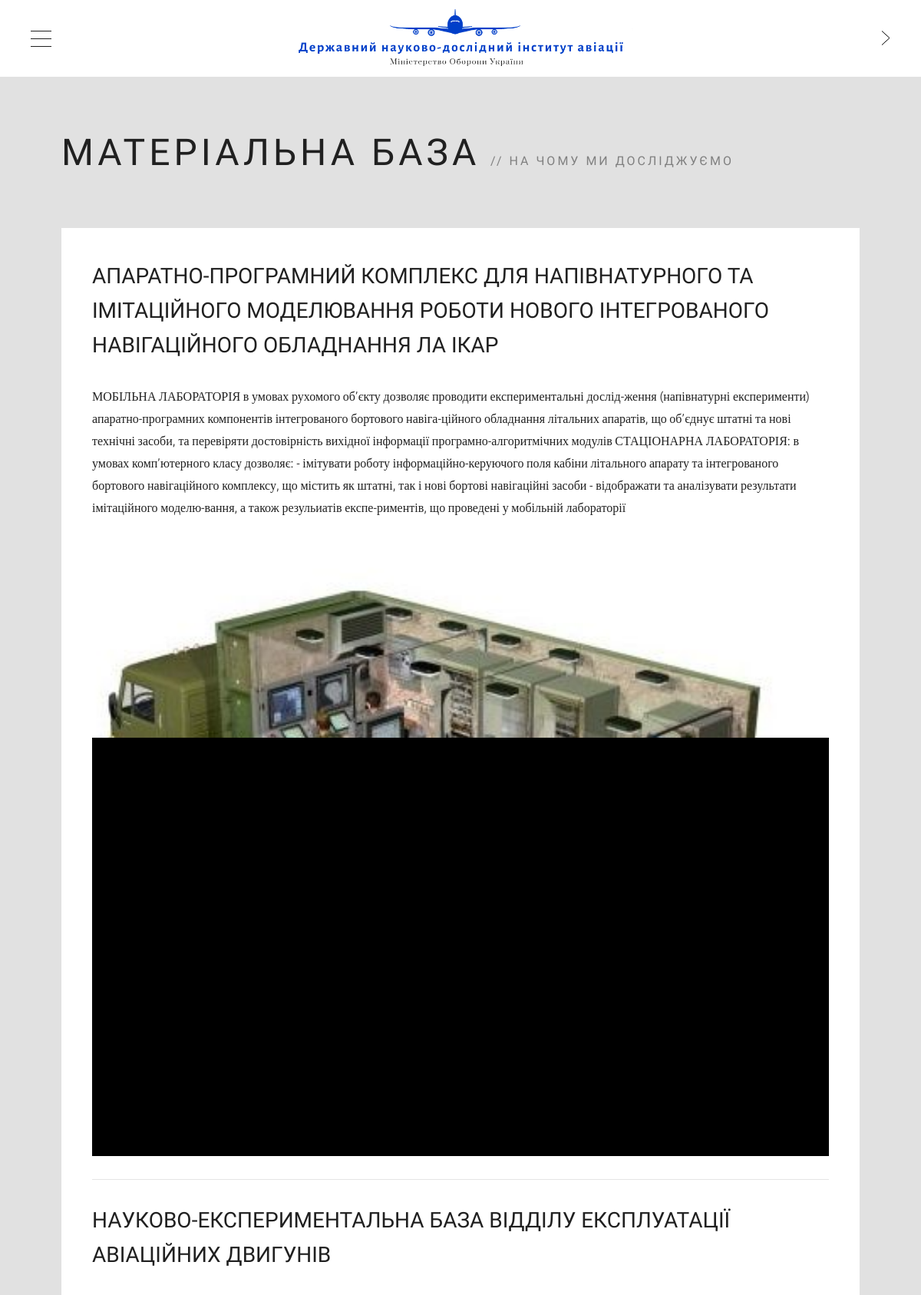
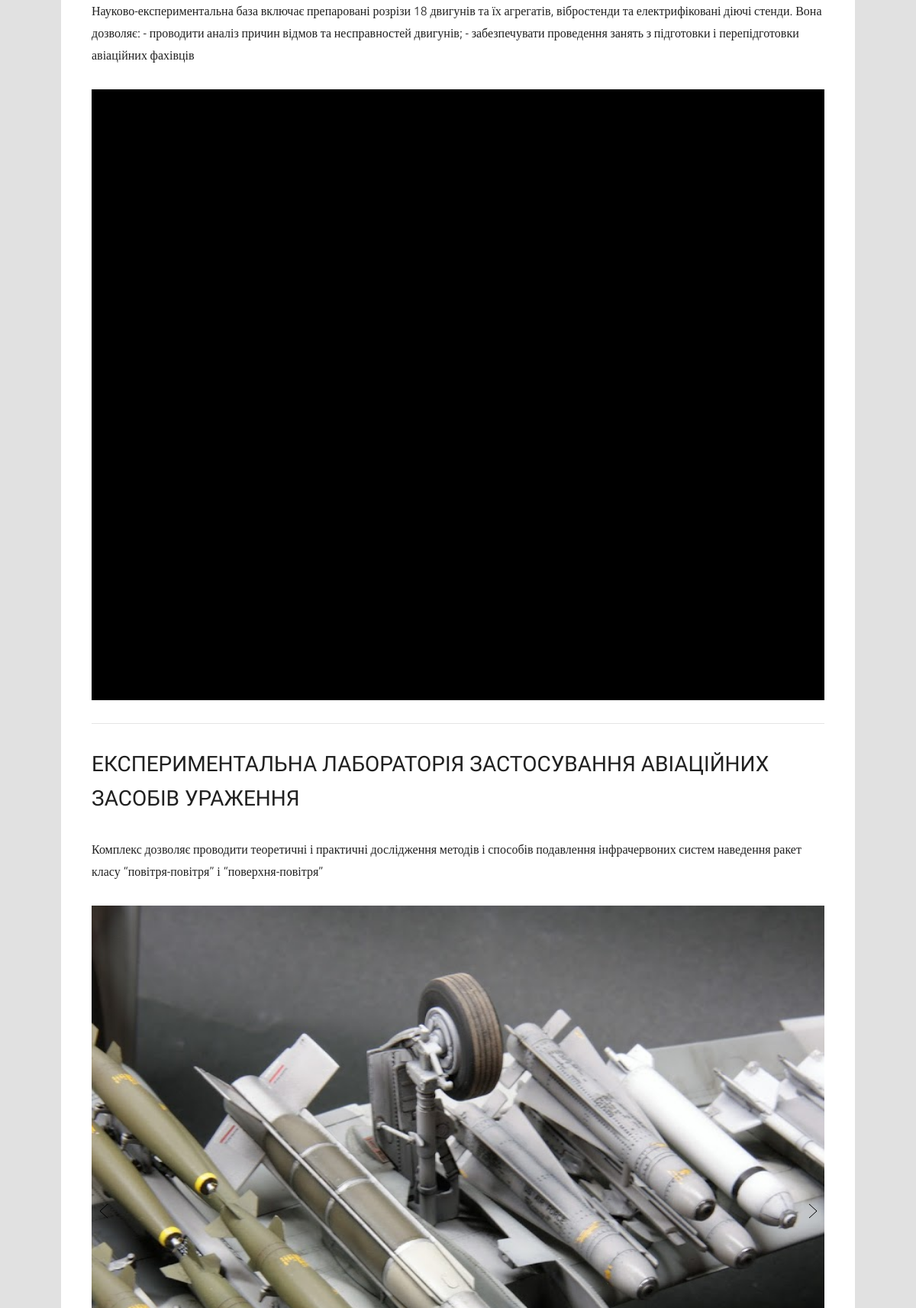
Screenshot of /progress/matbase/ (upper part) with the database file from the repository (2 pictures, top to bottom).
### dndiaSite/apps/progress/models.py (models this page shows, shortened)
class Progress_Matbase(models.Model):
    header1 = models.CharField(blank=True, max_length=150, verbose_name='Название материальной базы №1')
    text1 = models.TextField(blank=True, max_length=2500, verbose_name='Описание материальной базы №1')
    img1_1 = models.ImageField(blank=True, upload_to='media/progress', verbose_name='Первая картинка материальной базы №1')
    img1_2 = models.ImageField(blank=True, upload_to='media/progress', verbose_name='Вторая картинка материальной базы №1')
    img1_3 = models.ImageField(blank=True, upload_to='media/progress',
                               verbose_name='Третья картинка материальной базы №1')
    header2 = models.CharField(blank=True, max_length=150, verbose_name='Название материальной базы №2')
    text2 = models.TextField(blank=True, max_length=2500, verbose_name='Описание материальной базы №2')
    img2_1 = models.ImageField(blank=True, upload_to='media/progress', verbose_name='Первая картинка материальной базы №2')
    img2_2 = models.ImageField(blank=True, upload_to='media/progress', verbose_name='Вторая картинка материальной базы №2')
    img2_3 = models.ImageField(blank=True, upload_to='media/progress',
                               verbose_name='Третья картинка материальной базы №2')
    header3 = models.CharField(blank=True, max_length=150, verbose_name='Название материальной базы №3')
    text3 = models.TextField(blank=True, max_length=2500, verbose_name='Описание материальной базы №3')
    img3_1 = models.ImageField(blank=True, upload_to='media/progress', verbose_name='Первая картинка материальной базы №3')
    img3_2 = models.ImageField(blank=True, upload_to='media/progress', verbose_name='Вторая картинка материальной базы №3')
    img3_3 = models.ImageField(blank=True, upload_to='media/progress',
                               verbose_name='Третья картинка материальной базы №3')
    header4 = models.CharField(blank=True, max_length=150, verbose_name='Название материальной базы №4')
    text4 = models.TextField(blank=True, max_length=2500, verbose_name='Описание материальной базы №4')
    img4_1 = models.ImageField(blank=True, upload_to='media/progress', verbose_name='Первая картинка материальной базы №4')
    img4_2 = models.ImageField(blank=True, upload_to='media/progress', verbose_name='Вторая картинка материальной базы №4')
    img4_3 = models.ImageField(blank=True, upload_to='media/progress',
                               verbose_name='Третья картинка материальной базы №4')
    class Meta:
        verbose_name = 'Материальная база'
        verbose_name_plural = 'Материальная база'

### dndiaSite/apps/progress/views.py (the view)
# urls.py: path('matbase/', views.matbase, name='matbase')
def matbase(request):
    i = Progress_Matbase.objects.get()
    return render(request, 'progress/matbase.html', {'i':i})

### dndiaSite/templates/progress/matbase.html (shortened to what this page needs)
{% extends 'base.html' %}
{% block content %}
<div id="content" class="isotope-container">
    <div class="container-fluid">
        <div id="heading" class="row">
            <div class="col-12">
                <header>
                    <h1>Матеріальна база</h1>
                    <h2>на чому ми досліджуємо</h2></header>
            </div>
        </div>
        <div class="row">
            <div class="main-column col-12">
                <div class="inner">
                    <div class="row">
                        <div class="col-12">
                            <div class="row">
                                <div class="col-12">
                                    <h4>{{ i.header1 }}</h4>
                                    <p>{{ i.text1 }}</p>
                                    <div class="row">
                                        <div class="col-12">
                                            <div class="swiper swiper-container" style="width: 100%; height: 800px"
                                                 data-loop="false" data-autoplay="3500" data-speed="400">
                                                <div class="swiper-wrapper">
                                                    <div class="swiper-slide overlay overlay-none"
                                                         style="background-image: url({{ i.img1_1.url }})"></div>
                                                </div>
                                                <a class="nav-arrow nav-left" href="#"></a><a
                                                    class="nav-arrow nav-right"
                                                    href="#"></a></div>
                                        </div>
                                    </div>
                                </div>
                            </div>
                            <hr/>
                            <div class="row">
                                <div class="col-12">
                                    <h4>{{ i.header2 }}</h4>
                                    <p>{{ i.text2 }}</p>
                                    <div class="row">
                                        <div class="col-12">
                                            <div class="swiper swiper-container" style="width: 100%; height: 800px"
                                                 data-loop="false" data-autoplay="3500" data-speed="400">
                                                <div class="swiper-wrapper">
                                                    <div class="swiper-slide overlay overlay-none"
                                                         style="background-image: url({{ i.img2_1.url }})"></div>
                                                </div>
                                                <a class="nav-arrow nav-left" href="#"></a><a
                                                    class="nav-arrow nav-right"
                                                    href="#"></a></div>
                                        </div>
                                    </div>
                                </div>
                            </div>
                            <hr/>
                            <div class="row">
                                <div class="col-12">
                                    <h4>{{ i.header3 }}</h4>
                                    <p>{{ i.text3 }}</p>
                                    <div class="row">
                                        <div class="col-12">
                                            <div class="swiper swiper-container" style="width: 100%; height: 800px"
                                                 data-loop="false" data-autoplay="3500" data-speed="400">
                                                <div class="swiper-wrapper">
                                                    <div class="swiper-slide overlay overlay-none"
                                                         style="background-image: url({{ i.img3_1.url }})"></div>
                                                </div>
                                                <a class="nav-arrow nav-left" href="#"></a><a
                                                    class="nav-arrow nav-right"
                                                    href="#"></a></div>
                                        </div>
                                    </div>
                                </div>
                            </div>
                        </div>
                    </div>
                </div>
            </div>
        </div>
    </div>
</div>
{% endblock %}

### static/css/style.css (style rules this page uses)
html, body { margin: 0; padding: 0; height: 100%; word-wrap: break-word; }
body { -ms-overflow-style: none !important; }
a { -webkit-transition: all 0.2s linear; transition: all 0.2s linear; color: #00a3cc; }
p, ul, ol, address { margin: 0; }
hr { border-color: rgba(0, 0, 0, 0.1); margin: 30px 0; }
body { font-family: 'Ubuntu', sans-serif; color: #202020; font-size: 16px; font-weight: 300; line-height: 29px; background: #000000; position: relative; }
h1, h2, h3, h4, h5, h6, .hfont { font-family: 'Comfortaa', sans-serif; color: #202020; font-weight: 300; margin: 0; }
h1 { font-size: 40px; line-height: 64px; }
h2 { font-size: 36px; line-height: 58px; }
h4 { font-size: 28px; line-height: 45px; }
.overlay:after { content: ''; display: block; width: 100%; height: 100%; position: absolute; top: 0; left: 0; z-index: 0; }
#content { position: relative; left: 0; z-index: 9999; height: 100%; -webkit-transition: -webkit-transform 0.5s; transition: transform 0.5s; background-color: #e1e1e1; background-size: cover; background-position: center center; overflow: auto; -webkit-overflow-scrolling: touch; }
#heading { margin-top: -20px; margin-bottom: 60px; text-transform: uppercase; }
#heading header { margin-bottom: 0; }
#heading h1 { font-size: 48px; line-height: 77px; letter-spacing: 5px; display: inline-block; color: #202020; }
#heading h2 { font-size: 16px; line-height: 26px; letter-spacing: 3px; display: inline-block; opacity: 0.5; margin-left: 10px; color: #202020; }
#heading h2:before { content: '// '; }
.swiper-container { width: 100%; height: 100%; overflow: hidden; background: #000000; direction: ltr; }
.swiper-slide { position: relative; overflow: hidden; background-size: cover; background-position: center center; }
.swiper-container .nav-arrow { position: absolute; top: 50%; font-size: 24px; margin-top: -20px; width: 30px; height: 40px; line-height: 40px; text-align: center; z-index: 2; background-position: center center; background-repeat: no-repeat; }
.swiper-container .nav-left { background-image: url(../img/nav-left.svg); left: 0; }
.swiper-container .nav-right { background-image: url(../img/nav-right.svg); right: 0; }
.isotope-container { overflow-y: scroll !important; -webkit-overflow-scrolling: touch; }
.container-fluid { margin-right: auto; margin-left: auto; padding: 40px; }
.row { margin-left: -20px; margin-right: -20px; }
.inner { position: relative; padding: 40px; background-color: #ffffff; word-wrap: break-word; }
.inner > * { margin-bottom: 30px; }
.inner > *:last-child { margin-bottom: 0; }
.inner .row { margin-bottom: 0 !important; }
.inner .row > div > * { margin-bottom: 30px; }
.inner .row:last-child > div:last-child > *:last-child { margin-bottom: 0; }
.col-1, .col-2, .col-3, .col-4, .col-5, .col-6, .col-7, .col-8, .col-9, .col-10, .col-11, .col-12 { position: relative; min-height: 1px; padding-left: 20px; padding-right: 20px; }
@media (min-width: 992px) { .container-fluid { padding: 80px; } }
@media (min-width: 992px) { .inner .row:last-child > div > *:last-child { margin-bottom: 0; } }
@media (min-width: 992px) { .col-1, .col-2, .col-3, .col-4, .col-5, .col-6, .col-7, .col-8, .col-9, .col-10, .col-11, .col-12 { float: left; } }
@media (min-width: 992px) { .col-12 { width: 100%; } }
a,#heading h2 a:hover,a[rel=bookmark]:hover,.vcard.fn { color:#00a3cc; }
#content { background-color:#e1e1e1; }
.portfolio-full,.service-box .image,.widget-recent-tabs .nav-tabs > li.active > a,.widget-recent-tabs .nav-tabs > li.active > a:hover,.widget-recent-tabs .nav-tabs > li.active > a:focus,.pag a,.pag span,.filter-dropdown,.filter-dropdown ul,.inner,#respond { background-color:#ffffff; }
#heading h1,#heading h2,#heading h2 a,.comments h3 { color:#202020; }
body,address,.panel-title { font-family:Ubuntu;font-weight:300;font-style:normal;font-size:16px;line-height:29px;color:#202020; }
h1,.hfont { font-family:Comfortaa;font-weight:300;font-style:normal;font-size:40px;line-height:64px;color:#202020; }
h2 { font-family:Comfortaa;font-weight:300;font-style:normal;font-size:36px;line-height:58px;color:#202020; }
h4 { font-family:Comfortaa;font-weight:300;font-style:normal;font-size:28px;line-height:45px;color:#202020; }

### rows the page displays
Progress_Matbase: header1 "АПАРАТНО-ПРОГРАМНИЙ КОМПЛЕКС ДЛЯ НАПІВНАТУРНОГО ТА ІМІТАЦІЙНОГО МОДЕЛЮВАННЯ РОБОТИ НОВОГО ІНТЕГРОВАНОГО НАВІГАЦІЙНОГО ОБЛАДНАННЯ ЛА ІКАР", text1 "МОБІЛЬНА ЛАБОРАТОРІЯ в умовах рухомого об’єкту дозволяє проводити експериментальні дослід-ження (напівнатурні експерименти) апаратно-програмних компонентів інтегрованого бортового навіга-ційного обладнання літальних апаратів, що об’єднує штатні та нові технічні засоби, та перевіряти достовірність вихідної інформації програмно-алгоритмічних модулів СТАЦІОНАРНА ЛАБОРАТОРІЯ: в умовах комп’ютерного класу дозволяє: - імітувати роботу інформаційно-керуючого поля кабіни літального апарату та інтегрованого бортового навігаційного комплексу, що містить як штатні, так і нові бортові навігаційні засоби - відображати та аналізувати результати імітаційного моделю-вання, а також резульиатів…", img1_1 (picture), header2 "НАУКОВО-ЕКСПЕРИМЕНТАЛЬНА БАЗА ВІДДІЛУ ЕКСПЛУАТАЦІЇ АВІАЦІЙНИХ ДВИГУНІВ", text2 "Науково-експериментальна база включає препаровані розрізи 18 двигунів та їх агрегатів, вібростенди та електрифіковані діючі стенди. Вона дозволяє: - проводити аналіз причин відмов та несправностей двигунів; - забезпечувати проведення занять з підготовки і перепідготовки авіаційних фахівців", img2_1 (picture), header3 "ЕКСПЕРИМЕНТАЛЬНА ЛАБОРАТОРІЯ ЗАСТОСУВАННЯ АВІАЦІЙНИХ ЗАСОБІВ УРАЖЕННЯ", text3 "Комплекс дозволяє проводити теоретичні і практичні дослідження методів і способів подавлення інфрачервоних систем наведення ракет класу “повітря-повітря” і “поверхня-повітря”", img3_1 (picture)
